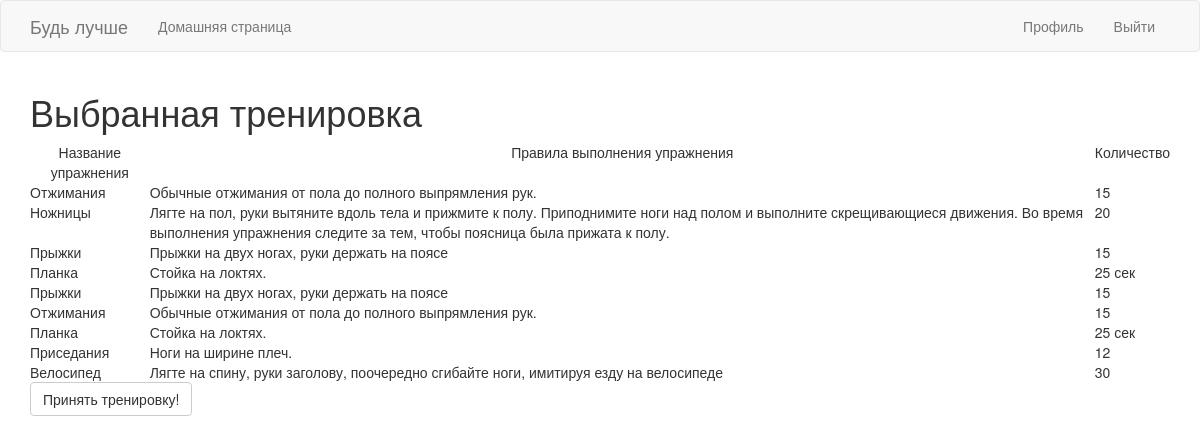
/current_training/1 (signed in), run on an earlier commit of the app's database.
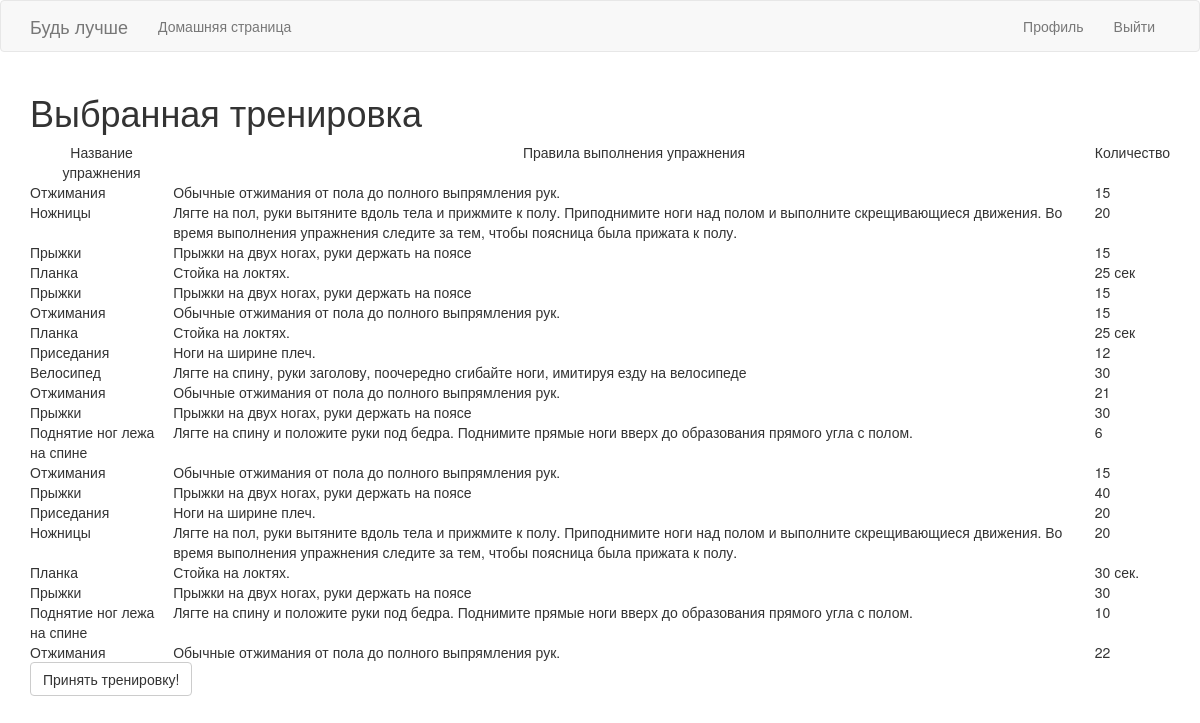
And on a later commit of the database.
### app/models.py (models this page shows)
class Exercises(db.Model):
    id = db.Column(db.Integer, primary_key=True)
    name_exercises = db.Column(db.String(256), index=True)
    rules = db.Column(db.Text(500), index=True)
    day = db.Column(db.Integer)
    number = db.Column(db.Integer)
    training_id = db.Column(db.Integer, db.ForeignKey('training.id'))

### app/routes.py (the view, shortened to what this page needs)
@app.route('/current_training/<training>',methods = ['GET','POST'])
@login_required
def current_training(training):
    t = Training.query.filter_by(id=training).first_or_404()
    exercises = t.all_exe()
    form = AcceptTrainingForm()
    return render_template('current_training.html', title='Тренировка', exercises=exercises, form = form)

### app/forms.py
class AcceptTrainingForm(FlaskForm):
    submit = SubmitField('Принять тренировку!')

### app/models.py (called while the page is built)
@login.user_loader
def load_user(id):
    return User.query.get(int(id))

    def all_exe(self):
        exe = Exercises.query.filter_by(training_id=self.id)
        return exe

### app/routes.py (called while the page is built)
@app.before_request
def before_request():
    if current_user.is_authenticated:
        current_user.last_seen = datetime.utcnow()
        db.session.commit()

### app/templates/current_training.html
{% extends "base.html" %}
{% import 'bootstrap/wtf.html' as wtf %}
{% block app_content %}
    <h1>Выбранная тренировка</h1>
<table class="table-hover" >
    <tr valign="top">
        <td align="center"> Название упражнения </td>
        <td align="center"> Правила выполнения упражнения </td>
        <td align="center"> Количество </td>
    {% for exercises in exercises %}
        {% include '_exe.html' %}
    {% endfor %}
</table>
<div class="row">
        <div class="col-md-4">
            {{ wtf.quick_form(form) }}
        </div>
    </div>
{% endblock %}

### app/templates/_exe.html
    <tr valign="top">
        <td>{{ exercises.name_exercises }}</td>
        <td>{{ exercises.rules }} </td>
        <td>{{ exercises.number }} </td>
    </tr>

What changed in the data, as far as the page shows it:
added Exercises: name_exercises "Отжимания", rules "Обычные отжимания от пола до полного выпрямления рук.", number "21"
added Exercises: name_exercises "Прыжки", rules "Прыжки на двух ногах, руки держать на поясе", number "30"
added Exercises: name_exercises "Поднятие ног лежа на спине", rules "Лягте на спину и положите руки под бедра. Поднимите прямые ноги вверх до образования прямого угла с полом.", number "6"
added Exercises: name_exercises "Отжимания", rules "Обычные отжимания от пола до полного выпрямления рук.", number "15"
added Exercises: name_exercises "Прыжки", rules "Прыжки на двух ногах, руки держать на поясе", number "40"
added Exercises: name_exercises "Приседания", rules "Ноги на ширине плеч.", number "20"
added Exercises: name_exercises "Ножницы", rules "Лягте на пол, руки вытяните вдоль тела и прижмите к полу. Приподнимите ноги над полом и выполните скрещивающиеся движения. Во время выполнения упражнения следите за тем, чтобы поясница была прижата к полу.", number "20"
added Exercises: name_exercises "Планка", rules "Стойка на локтях.", number "30 сек."
added Exercises: name_exercises "Прыжки", rules "Прыжки на двух ногах, руки держать на поясе", number "30"
added Exercises: name_exercises "Поднятие ног лежа на спине", rules "Лягте на спину и положите руки под бедра. Поднимите прямые ноги вверх до образования прямого угла с полом.", number "10"
added Exercises: name_exercises "Отжимания", rules "Обычные отжимания от пола до полного выпрямления рук.", number "22"
